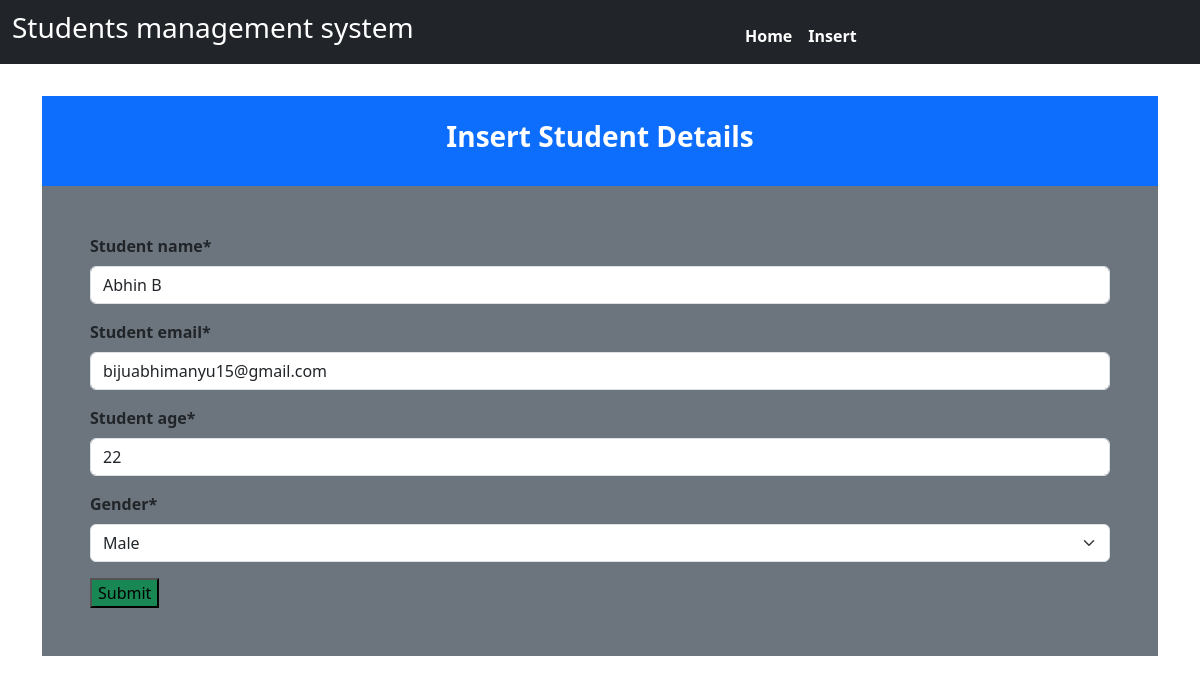
The app's page /edit/21 with its own data.
### student/models.py (models this page shows, shortened)
class insert_details(models.Model):
    student_name = models.CharField(max_length=250)
    student_email = models.EmailField()
    student_age = models.PositiveIntegerField(max_length=10)
    GENDER_MALE = 0
    GENDER_FEMALE = 1
    GENDER_CHOICES = [(GENDER_MALE, 'Male'), (GENDER_FEMALE, 'Female')]
    gender = models.IntegerField(choices=GENDER_CHOICES)

### student/views.py (the view)
# urls.py: path('edit/<int:id>',views.edit,name='edit'),
def edit(request,id):
    instance_to_edit=insert_details.objects.get(pk=id)
    if request.POST:
        form=insert_form(request.POST,instance=instance_to_edit)
        if form.is_valid():
            instance_to_edit.save()
            dict_insert = {
        'insert' : insert_details.objects.all()
    }
            return render(request,'home.html',dict_insert)
    else:
        form=insert_form(instance=instance_to_edit)
    return render(request,'edit.html',{'form':form})

### student/form.py
class insert_form(forms.ModelForm):
    class Meta:
        model = insert_details
        fields = '__all__'

### Templates/edit.html (shortened to what this page needs)
{% extends "base.html" %}
{% load crispy_forms_tags %}
{% block body %}
<div class="container items-align-center">
    <div class="container bg-primary mt-5">
    <h3 class=" fw-bold pt-4 text-center text-white">Insert Student Details</h3><br>
</div>
    <div class="container bg-secondary p-5">
    <form class="fw-bold" action="" method="POST">
        {{form|crispy}}
        <button class="bg-success" type="submit">Submit</button>
    </form>
</div>
{% endblock %}

### records on screen
insert_details: student_name "Abhin B", student_email "bijuabhimanyu15@gmail.com", student_age "22", gender "Male"
